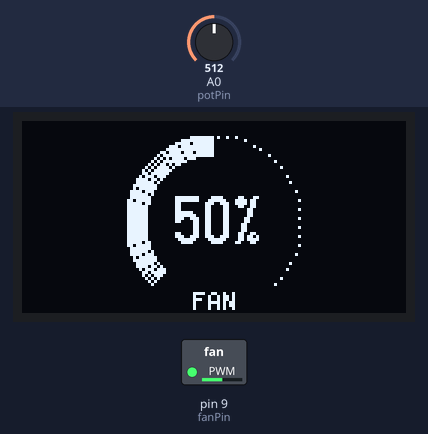
Bench run of a sketch on a simulated Arduino Uno, built with avr-gcc and run on an emulated ATmega328P. Shown: 128×64 one-colour display, switched loads named in the sketch (green lamp = pin HIGH). The inputs (shaded band) are chosen by the test bench; at power-on: A0 (potPin) = 512.

Above: at 1.2 s.
1.3 s: A0 (potPin) set to 989
At 2.5 s:
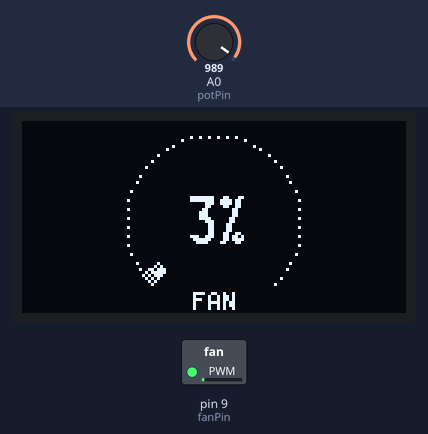
2.8 s: A0 (potPin) set to 1007
At 4.0 s:
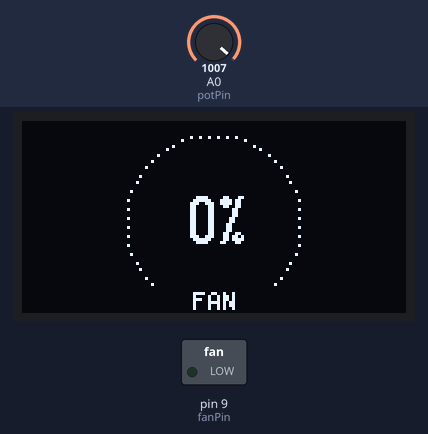
4.3 s: A0 (potPin) set to 395
At 5.3 s:
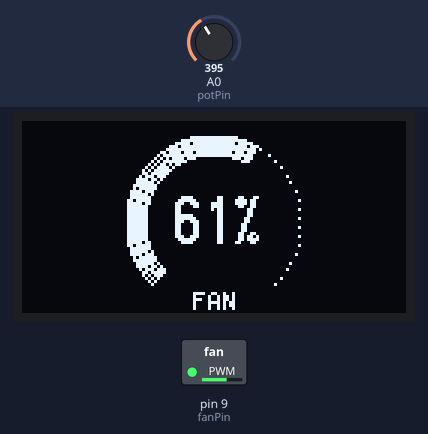
5.9 s: A0 (potPin) set to 240
At 7.1 s:
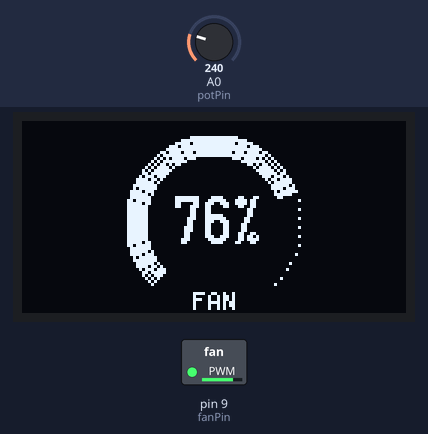
Timing chart, 0 to 8.5 s (numbered marks = the images above; inputs shaded):
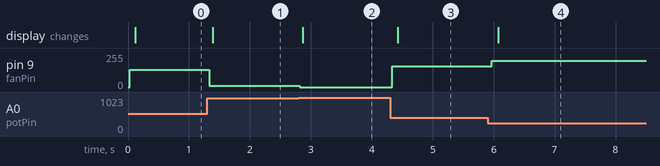

The sketch:

Base_Screen_control_Code.ino
```cpp
#include <Arduino.h>
#include <U8g2lib.h>
#include <Wire.h>

// Initialize 0.96" 128x64 I2C OLED (SSD1306 driver)
U8G2_SSD1306_128X64_NONAME_F_HW_I2C u8g2(U8G2_R0, /* reset=*/ U8X8_PIN_NONE);
// U8G2_SH1106_128X64_NONAME_F_HW_I2C u8g2(U8G2_R0, /* reset=*/ U8X8_PIN_NONE);

const int fanPin = 9;    // PWM pin driving the IRLB8720 MOSFET gate
const int potPin = A0;   // Analog pin connected to the potentiometer

void setup() {
  pinMode(fanPin, OUTPUT);
  pinMode(potPin, INPUT);
  u8g2.begin();
}

void loop() {
  // 1. Read the potentiometer (0 to 1023)
  int potValue = analogRead(potPin);

  // 2. Inverted mapping: 0 becomes 255 (full speed), 1023 becomes 0 (off)
  int pwmValue = map(potValue, 0, 1023, 255, 0);

  // Deadzone: Ensures the fan completely turns off at the lowest setting
  if (pwmValue < 5) {
    pwmValue = 0;
  }
  // Top-end snap: Ensures full 100% power when turned all the way up
  if (pwmValue > 250) {
    pwmValue = 255;
  }

  // 3. Drive the MOSFET on D9
  analogWrite(fanPin, pwmValue);

  // 4. Calculate speed percentage (0 to 100%) for display
  int speedPercent = map(pwmValue, 0, 255, 0, 100);

  // 5. Update the OLED screen with the 270-degree radial gauge
  updateDisplay(speedPercent);

  delay(30); // Short delay for smooth, flicker-free screen updates
}

void updateDisplay(int percent) {
  u8g2.clearBuffer();

  // Center of the 128x64 screen
  int centerX = 64;
  int centerY = 34;
  int outerRadius = 29;
  int innerRadius = 23;

  // 1. Draw the thin dotted outer track (135° bottom-left to 405° bottom-right)
  for (int angle = 135; angle <= 405; angle += 6) {
    float rad = angle * 0.0174533;
    int x = centerX + cos(rad) * outerRadius;
    int y = centerY + sin(rad) * outerRadius;
    u8g2.drawPixel(x, y);
  }

  // 2. Map percentage (0-100%) to the 270° sweep (135° to 405°)
  int targetAngle = map(percent, 0, 100, 135, 405);

  // 3. Fill the solid active ring up to the target angle
  if (percent > 0) {
    for (int angle = 135; angle <= targetAngle; angle += 2) {
      float rad = angle * 0.0174533;
      int x1 = centerX + cos(rad) * innerRadius;
      int y1 = centerY + sin(rad) * innerRadius;
      int x2 = centerX + cos(rad) * outerRadius;
      int y2 = centerY + sin(rad) * outerRadius;
      u8g2.drawLine(x1, y1, x2, y2);
    }
  }

  // 4. Draw the percentage number dead-center inside the ring
  u8g2.setFont(u8g2_font_logisoso16_tr);
  char speedStr[6]; // FIXED: Array of 6 characters to safely hold "100%"
  sprintf(speedStr, "%d%%", percent);

  int textWidth = u8g2.getStrWidth(speedStr);
  u8g2.drawStr(centerX - (textWidth / 2), centerY + 7, speedStr);

  // 5. Small "FAN" label tucked into the open bottom gap of the ring
  u8g2.setFont(u8g2_font_5x7_tr);
  u8g2.drawStr(57, 63, "FAN");

  u8g2.sendBuffer();
}
```

Measured:
- the behaviour switches between 1006 and 1007 on A0 (potPin) (found by bisection; images 1 and 2)
- after the input at 1.3 s, pin 9 (fanPin): 128/255 → 9/255 at once; the display: changes after 0.09 s (image 1)
- after the input at 2.8 s, pin 9 (fanPin): 9/255 → 0/255 at once; the display: changes after 0.06 s (image 2)
- after the input at 4.3 s, pin 9 (fanPin): 0/255 → 157/255 at once; the display: changes after 0.13 s (image 3)
- after the input at 5.9 s, pin 9 (fanPin): 157/255 → 196/255 after 0.07 s; the display: changes after 0.18 s (image 4)
